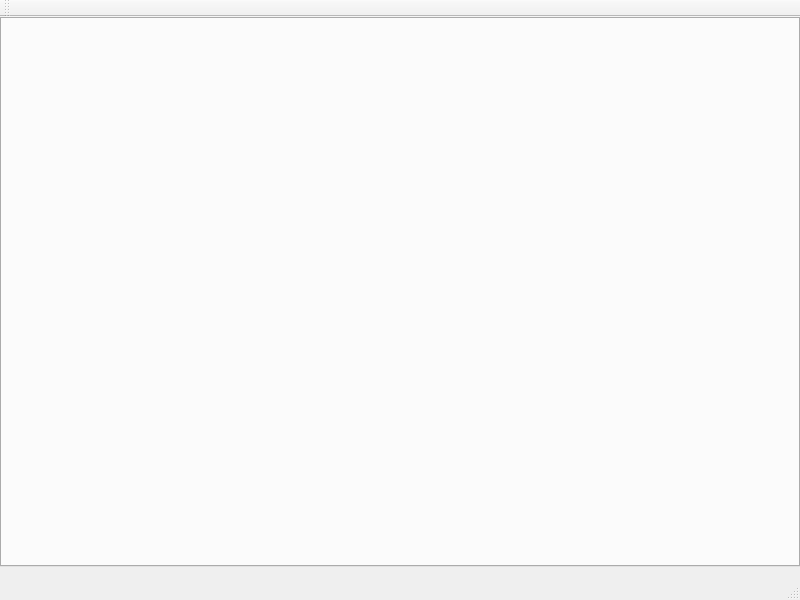
<?xml version="1.0" encoding="UTF-8"?>
<ui version="4.0">
 <class>MainWindow</class>
 <widget class="QMainWindow" name="MainWindow">
  <property name="geometry">
   <rect>
    <x>0</x>
    <y>0</y>
    <width>800</width>
    <height>600</height>
   </rect>
  </property>
  <property name="sizePolicy">
   <sizepolicy hsizetype="Expanding" vsizetype="Expanding">
    <horstretch>0</horstretch>
    <verstretch>0</verstretch>
   </sizepolicy>
  </property>
  <property name="minimumSize">
   <size>
    <width>800</width>
    <height>600</height>
   </size>
  </property>
  <property name="maximumSize">
   <size>
    <width>820</width>
    <height>600</height>
   </size>
  </property>
  <property name="windowTitle">
   <string>NTS2R_Editor</string>
  </property>
  <widget class="QWidget" name="centralWidget">
   <widget class="QTabWidget" name="tabWidget">
    <property name="geometry">
     <rect>
      <x>0</x>
      <y>0</y>
      <width>800</width>
      <height>550</height>
     </rect>
    </property>
    <property name="currentIndex">
     <number>-1</number>
    </property>
   </widget>
  </widget>
  <widget class="QMenuBar" name="menuBar">
   <property name="geometry">
    <rect>
     <x>0</x>
     <y>0</y>
     <width>800</width>
     <height>20</height>
    </rect>
   </property>
  </widget>
  <widget class="QToolBar" name="mainToolBar">
   <attribute name="toolBarArea">
    <enum>TopToolBarArea</enum>
   </attribute>
   <attribute name="toolBarBreak">
    <bool>false</bool>
   </attribute>
  </widget>
  <widget class="QStatusBar" name="statusBar"/>
 </widget>
 <layoutdefault spacing="6" margin="11"/>
 <resources/>
 <connections/>
</ui>
